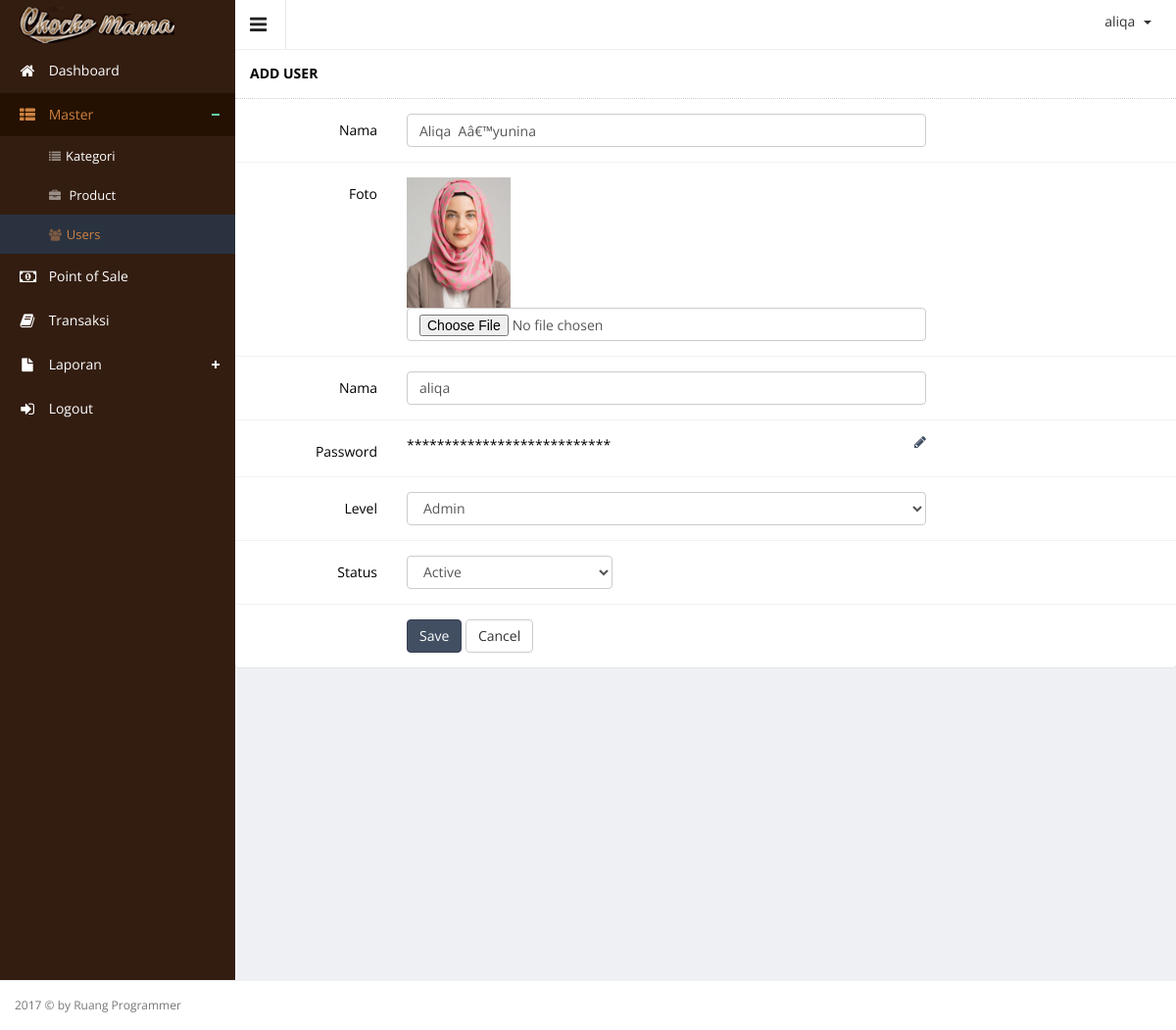
The page /index.php?hal=master/user/edit&id=44 (signed in) on the database its author committed.
### tables this page shows
CREATE TABLE `user` (
  `user_id` int(10) NOT NULL,
  `user_foto` text,
  `user_name` varchar(255) DEFAULT NULL,
  `user_username` varchar(40) NOT NULL,
  `user_password` varchar(250) NOT NULL,
  `user_level` varchar(200) NOT NULL,
  `user_create_date` datetime DEFAULT NULL,
  `user_status` enum('N','Y') NOT NULL
);

### master/user/edit.php (the view, shortened to what this page needs)
<?php
$id = $_GET['id'];
$queryRowUser = mysql_query("SELECT * FROM user WHERE user_id = '" . $id . "'");
$rowUser = mysql_fetch_array($queryRowUser);
?>
<section class="panel">
    <header class="panel-heading">
        ADD USER
    </header>
    <div class="panel-body">
        <div class=" form">
            <form class="cmxform form-horizontal adminex-form" id="commentForm" method="POST"
                  enctype="multipart/form-data" action="">
                <div class="form-group ">
                    <label for="cname" class="control-label col-lg-2">Nama </label>
                    <div class="col-lg-7">
                        <input class=" form-control" id="cname" name="user_name"  type="text"
                               value="<?php echo $rowUser['user_name'] ?>"/>
                    </div>
                </div>
                <div class="form-group ">
                    <label for="cname" class="control-label col-lg-2">Foto</label>
                    <div class="col-lg-7">
                        <img src="assets/images/user/<?php echo $rowUser['user_foto']; ?>" width="20%">
                        <input class=" form-control" id="cname" name="user_foto" type="file"
                               value="<?php echo $rowUser['user_foto'] ?>"/>
                    </div>
                </div>
                <div class="form-group ">
                    <label for="cname" class="control-label col-lg-2">Nama </label>
                    <div class="col-lg-7">
                        <input class=" form-control" id="cname" name="user_username" type="text"
                               value="<?php echo $rowUser['user_username'] ?>"/>
                    </div>
                </div>
                <div class="form-group ">
                    <label for="cname" class="control-label col-lg-2">Password</label>
                    <div class="col-lg-7"> ***************************
                        <i class="fa fa-pencil pull-right" data-toggle="modal" data-target="#myModal"
                           style="color: #424f63;"></i>
                    </div>
                </div>
                <div class="form-group ">
                    <label for="cemail" class="control-label col-lg-2">Level</label>
                    <div class="col-lg-7">
                        <select name="user_level" class="form-control ">
                            <?php if ($rowUser['user_level'] == 'admin') { ?>
                                <option value="admin" selected="">Admin</option>
                            <?php } elseif ($rowUser['user_level'] == 'kasir') { ?>
                                <option value="admin">Admin</option>
                                <option value="kasir" selected="">Kasir</option>
                                <option value="manager">Manager</option>
                            <?php } elseif ($rowUser['user_level'] == 'manager') { ?>
                                <option value="admin">Admin</option>
                                <option value="kasir">Kasir</option>
                                <option value="manager" selected="">Manager</option>
                            <?php }else{ ?>
                                <option value="admin">Admin</option>
                                <option value="manager">Kasir</option>
                                <option value="manager" selected="">Manager</option>
                           <?php } ?>
                        </select>
                    </div>
                </div>
                <div class="form-group ">
                    <label for="cemail" class="control-label col-lg-2">Status</label>
                    <div class="col-lg-3">
                        <select name="user_status" class="form-control ">
                            <?php
                            if ($rowUser['user_status'] == 'Y') {
                                ?>
                                <option value="Y" selected="">Active</option>
                                <?php
                            } else {
                                ?>
                                <option value="Y">Active</option>
                                <option value="N">Not Active</option>
                                <?php
                            }
                            ?>
                        </select>
                    </div>
                </div>
                <div class="form-group">
                    <div class="col-lg-offset-2 col-lg-7">
                        <button class="btn btn-primary" type="submit" name="ubah">Save</button>
                        <a href="?hal=master/user/list">
                            <button class="btn btn-default" type="button">Cancel</button>
                        </a>
                    </div>
                </div>
            </form>
        </div>
    </div>
</section>
</div>

### rows shown on the page
user: user_name "Aliqa Aâ€™yunina", user_foto (picture), user_username "aliqa", user_level "Admin", user_status "Active"

### other values the page prints
$_SESSION['username'] "aliqa"
